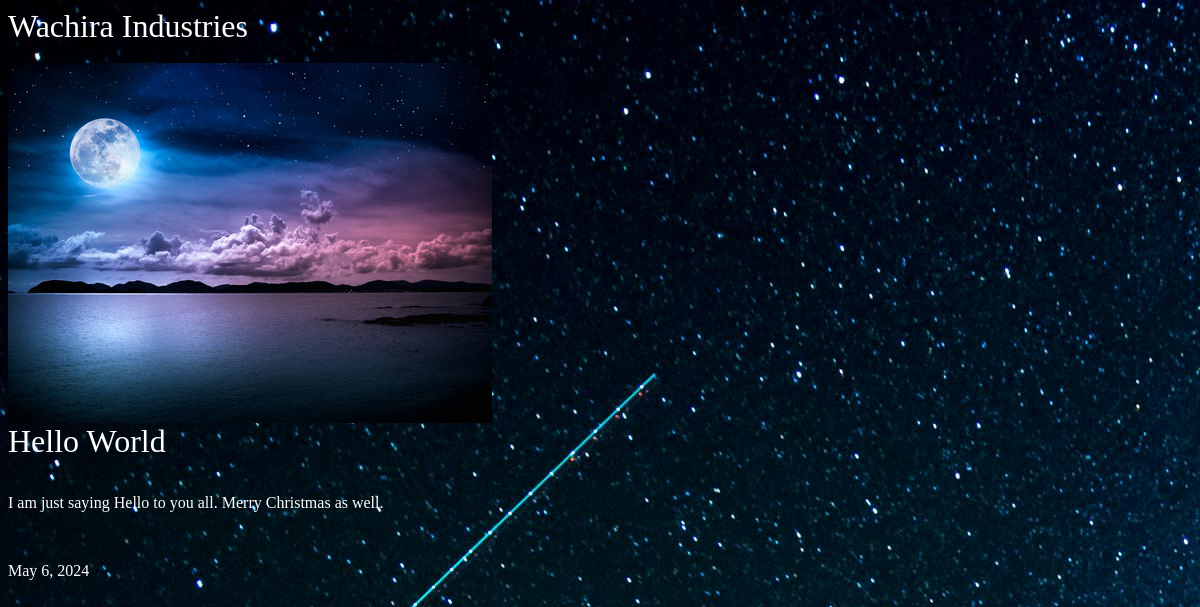
Screenshot of /app1/articles/hello-world/ with the database file from the repository.
### app1/models.py (models this page shows, shortened)
class Article(models.Model):
    title = models.CharField(max_length=70)
    body = models.TextField()
    date_published = models.DateField(auto_now_add=True)
    slug = models.SlugField(unique=True)  # Add a slug field
    thumb = models.ImageField(default='default.jpg',blank=True)

### app1/views.py (the view)
# urls.py: path('articles/<slug:slug>/', views.article_detail, name='article_detail'),
def article_detail(request, slug):
    article = Article.objects.get(slug=slug)
    return render(request,'articles/article_detail.html',{'art':article})

### app1/templates/articles/article_detail.html
{% extends 'base_layout.html'  %}
{% block content %}
    <div class="article-detail">
        <div class="article">
        <img src="{{art.thumb.url}}"  >
        <h1>{{art.title}}</h1>
        <br>
        <p>{{art.body}}</p>
        <br>
        <p>{{art.date_published}}</p>
        </div>
    </div>
{% endblock content %}

### assets/style.css (style rules this page uses)
body { background-color: #0f121f; background-image: url('stars.jpg'); background-repeat: no-repeat; color: #fff; }
body * { font-family: Ubuntu; }
h1,h2,h3,h4,h5 { font-weight: normal; margin: 0; }

### rows the page displays
Article: thumb (placeholder picture), title "Hello World", body "I am just saying Hello to you all. Merry Christmas as well.", date_published "May 6, 2024"
